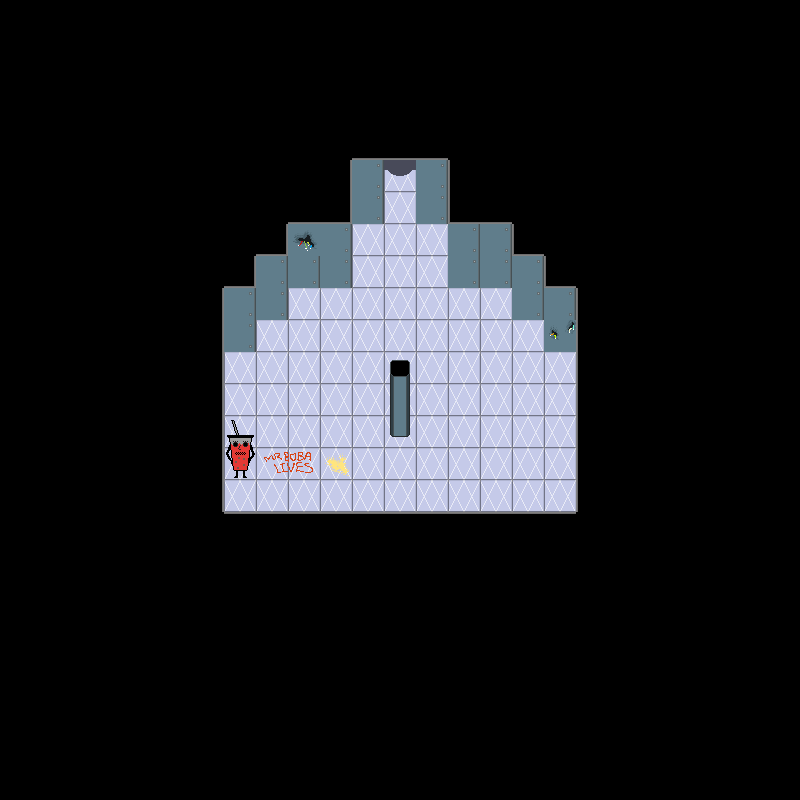

Rendered tile map (Tiled .tmx) drawn with the repository's tilesets; below, a short description and the map source with its tile grids summarised:
An orthogonal 25x25 tile map with 32x32 px tiles, 5 tile layers (backgroundLayer, wallLayer, objectLayer, objectAboveLayer, ...), 2 tilesets and 1 object.

<map version="1.2" tiledversion="1.2.3" orientation="orthogonal" renderorder="right-down" width="25" height="25" tilewidth="32" tileheight="32" infinite="0" nextlayerid="7" nextobjectid="2">
 <tileset firstgid="1" name="f2objs" tilewidth="32" tileheight="32" tilecount="16" columns="4">
  <image source="../../assets/Floor 2/objspritesheet.png" width="128" height="128" />
 </tileset>
 <tileset firstgid="17" name="f2tiles" tilewidth="32" tileheight="32" tilecount="56" columns="8">
  <image source="../../assets/Floor 2/f2spritesheet.png" width="256" height="224" />
 </tileset>
 <layer id="1" name="backgroundLayer" width="25" height="25">
  <data>[625 cells, 625 non-empty, 6 distinct tile ids]</data>
 </layer>
 <layer id="2" name="wallLayer" width="25" height="25">
  <data>[625 cells, 69 non-empty, 10 distinct tile ids]</data>
 </layer>
 <layer id="3" name="objectLayer" width="25" height="25">
  <data>[625 cells, 2 non-empty, 2 distinct tile ids]</data>
 </layer>
 <layer id="4" name="objectAboveLayer" width="25" height="25">
  <data>[625 cells, 3 non-empty, 3 distinct tile ids]</data>
 </layer>
 <objectgroup id="6" name="doorLayer">
  <object id="1" gid="64" x="384" y="192" width="32" height="32">
   <properties>
    <property name="door" value="up" />
   </properties>
  </object>
 </objectgroup>
 <layer id="5" name="aboveLayer" width="25" height="25">
  <data>[625 cells, 0 non-empty, 0 distinct tile ids]</data>
 </layer>
</map>
